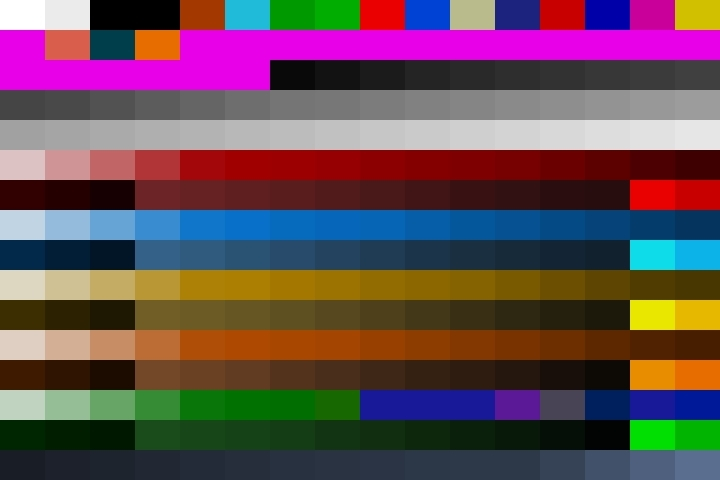
#> input picture source/magiclantern_simplified/data/vram/pal.jpg, 720 x 480 px
$ python fc.py   (Python 2 division)
#> lines starting #> are read from the running program, lines starting #| are printed output that depends on the picture
#!/usr/bin/env python2
# fc.py
# Generate images showing false color palettes (for docs)
# Based on remap.py

# Author: Alex Dumitrache <broscutamaker@gmail.com>
# License: GPL

from pylab import *
import os, sys
import Image

# [14 lines left out: function read_ch, not called in this run]

def read_rgb(f):
#> called with f = 'pal.jpg'
    M = zeros([16,16,3])
    im = flipud(imread(f))
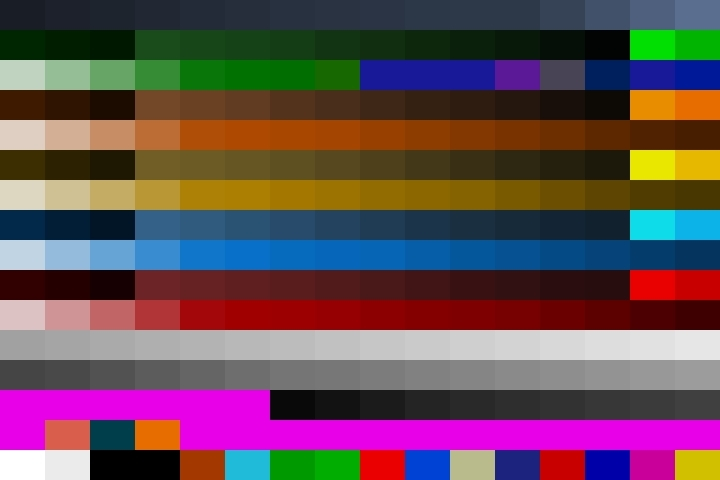
#> im: shape (480, 720, 3); mean R, G, B 100.7, 75.6, 82.6
    h,w,c = im.shape
#> h = 480; w = 720; c = 3
    assert c==3
    lw = w/16
#> lw = 45
    lh = h/16
#> lh = 30

    for c in range(3):
        for i in range(16):
            for j in range(16):
                ia = i*lh+5
                ib = (i+1)*lh-5
                ja = j*lw+5
                jb = (j+1)*lw-5
                M[i,j,c] = mean(im[ia:ib,ja:jb,c])
    return M

# [78 lines left out: functions RGB2HSL, remap_rgb, remap_hsl, save_img, not called in this run]

os.system("convert %s -type TrueColor -quality 100 tmp.png" % "histo.png")
os.system("convert %s -type TrueColor -quality 100 pal.jpg" % "Palette.jpg")
M = read_rgb("pal.jpg")
for i in range(3):
    print M[:,:,i].astype(uint8)
#> this loop made 3 passes
#> (printed output is left out)

pals = [
	(0x0E, 0x0E, 0x0E, 0x09, 0x09, 0x09, 0x09, 0x09, 0x09, 0x09, 0x09, 0x09, 0x09, 0x09, 0x09, 0x09, 0x09, 0x09, 0x09, 0x09, 0x09, 0x09, 0x09, 0x09, 0x09, 0x09, 0x09, 0x09, 0x09, 0x09, 0x09, 0x09, 0x09, 0x09, 0x09, 0x05, 0x05, 0x05, 0x05, 0x05, 0x05, 0x05, 0x05, 0x05, 0x05, 0x05, 0x05, 0x05, 0x05, 0x05, 0x05, 0x05, 0x05, 0x05, 0x05, 0x05, 0x05, 0x05, 0x05, 0x05, 0x31, 0x31, 0x31, 0x31, 0x31, 0x31, 0x31, 0x31, 0x31, 0x31, 0x31, 0x31, 0x31, 0x31, 0x31, 0x31, 0x31, 0x31, 0x31, 0x31, 0x31, 0x31, 0x31, 0x31, 0x31, 0x31, 0x31, 0x31, 0x31, 0x31, 0x31, 0x31, 0x31, 0x31, 0x31, 0x31, 0x31, 0x31, 0x31, 0x31, 0x31, 0x31, 0x31, 0x31, 0x31, 0x31, 0x31, 0x31, 0x31, 0x07, 0x07, 0x07, 0x07, 0x07, 0x07, 0x07, 0x07, 0x07, 0x07, 0x07, 0x07, 0x07, 0x07, 0x07, 0x36, 0x36, 0x36, 0x36, 0x36, 0x36, 0x36, 0x36, 0x36, 0x36, 0x36, 0x36, 0x36, 0x36, 0x36, 0x13, 0x13, 0x13, 0x13, 0x13, 0x13, 0x13, 0x13, 0x13, 0x13, 0x13, 0x13, 0x3F, 0x3F, 0x3F, 0x3F, 0x3F, 0x3F, 0x3F, 0x3F, 0x3F, 0x3F, 0x3F, 0x3F, 0x3F, 0x3F, 0x3F, 0x3F, 0x3F, 0x3F, 0x3F, 0x3F, 0x3F, 0x3F, 0x3F, 0x3F, 0x3F, 0x3F, 0x3F, 0x3F, 0x3F, 0x3F, 0x3F, 0x3F, 0x3F, 0x3F, 0x3F, 0x3F, 0x3F, 0x3F, 0x3F, 0x3F, 0x3F, 0x3F, 0x3F, 0x3F, 0x3F, 0x0F, 0x0F, 0x0F, 0x0F, 0x0F, 0x0F, 0x0F, 0x0F, 0x0F, 0x0F, 0x0F, 0x0F, 0x0F, 0x0F, 0x0F, 0x0F, 0x0F, 0x0F, 0x0F, 0x0F, 0x04, 0x04, 0x04, 0x04, 0x04, 0x04, 0x04, 0x04, 0x04, 0x04, 0x04, 0x04, 0x04, 0x04, 0x04, 0x04, 0x04, 0x04, 0x04, 0x04, 0x04, 0x04, 0x04, 0x04, 0x04, 0x08, 0x08, 0x08, 0x08, 0x08, 0x08, 0x08, 0x08, 0x08, 0x08, 0x08, 0x08, 0x08, 0x08, 0x02),
	(0x0E, 0x0E, 0x0E, 0x09, 0x09, 0x09, 0x09, 0x09, 0x09, 0x09, 0x09, 0x09, 0x09, 0x09, 0x09, 0x09, 0x09, 0x09, 0x09, 0x26, 0x26, 0x27, 0x27, 0x27, 0x27, 0x27, 0x28, 0x28, 0x28, 0x28, 0x28, 0x28, 0x29, 0x29, 0x29, 0x29, 0x29, 0x2A, 0x2A, 0x2A, 0x2A, 0x2A, 0x2A, 0x2B, 0x2B, 0x2B, 0x2B, 0x2B, 0x2C, 0x2C, 0x2C, 0x2C, 0x2C, 0x2C, 0x2D, 0x2D, 0x2D, 0x2D, 0x2D, 0x2E, 0x2E, 0x2E, 0x2E, 0x2E, 0x2E, 0x2F, 0x2F, 0x2F, 0x2F, 0x2F, 0x30, 0x30, 0x30, 0x30, 0x30, 0x30, 0x31, 0x31, 0x31, 0x31, 0x31, 0x32, 0x32, 0x32, 0x32, 0x32, 0x32, 0x33, 0x33, 0x33, 0x33, 0x33, 0x34, 0x34, 0x34, 0x34, 0x34, 0x34, 0x35, 0x35, 0x35, 0x35, 0x35, 0x36, 0x36, 0x36, 0x36, 0x36, 0x36, 0x37, 0x37, 0x37, 0x37, 0x37, 0x38, 0x38, 0x38, 0x38, 0x38, 0x38, 0x39, 0x39, 0x39, 0x39, 0x39, 0x3A, 0x3A, 0x3A, 0x3A, 0x3A, 0x3A, 0x3B, 0x3B, 0x3B, 0x3B, 0x3B, 0x3C, 0x3C, 0x3C, 0x3C, 0x3C, 0x3C, 0x3D, 0x3D, 0x3D, 0x3D, 0x3D, 0x3E, 0x3E, 0x3E, 0x3E, 0x3E, 0x3E, 0x3F, 0x3F, 0x3F, 0x3F, 0x3F, 0x40, 0x40, 0x40, 0x40, 0x40, 0x40, 0x41, 0x41, 0x41, 0x41, 0x41, 0x42, 0x42, 0x42, 0x42, 0x42, 0x42, 0x43, 0x43, 0x43, 0x43, 0x43, 0x44, 0x44, 0x44, 0x44, 0x44, 0x44, 0x45, 0x45, 0x45, 0x45, 0x45, 0x46, 0x46, 0x46, 0x46, 0x46, 0x46, 0x47, 0x47, 0x47, 0x47, 0x47, 0x48, 0x48, 0x48, 0x48, 0x48, 0x48, 0x49, 0x49, 0x49, 0x49, 0x49, 0x4A, 0x4A, 0x4A, 0x4A, 0x4A, 0x4A, 0x4B, 0x4B, 0x4B, 0x4B, 0x4B, 0x4C, 0x4C, 0x4C, 0x4C, 0x4C, 0x4C, 0x4D, 0x4D, 0x4D, 0x4D, 0x4D, 0x4E, 0x4E, 0x4E, 0x4E, 0x4E, 0x4E, 0x08, 0x08, 0x08, 0x08, 0x08, 0x08, 0x08, 0x08, 0x08, 0x08, 0x08, 0x08, 0x08, 0x08, 0x02),
	(0x0E, 0x0E, 0x0E, 0x09, 0x09, 0x09, 0x09, 0x09, 0x09, 0x09, 0x09, 0x09, 0x09, 0x09, 0x09, 0x09, 0x09, 0x09, 0x09,    0,    0,    0,    0,    0,    0,    0,    0,    0,    0,    0,    0,    0,    0,    0,    0,    0,    0,    0,    0,    0,    0,    0,    0,    0,    0,    0,    0,    0,    0,    0,    0,    0,    0,    0,    0,    0,    0,    0,    0,    0,    0,    0,    0,    0,    0,    0,    0,    0,    0,    0,    0,    0,    0,    0,    0,    0,    0,    0,    0,    0,    0,    0,    0,    0,    0,    0,    0,    0,    0,    0,    0,    0,    0,    0,    0,    0,    0,    0,    0,    0,    0,    0,    0,    0,    0,    0,    0,    0,    0,    0,    0,    0,    0,    0,    0,    0,    0,    0,    0,    0,    0,    0,    0,    0,    0,    0, 0x13, 0x13, 0x13, 0x13, 0x13, 0x13, 0x13, 0x13, 0x13, 0x13, 0x13, 0x13, 0x13, 0x13, 0x13, 0x13, 0x13,    0,    0,    0,    0,    0,    0,    0,    0,    0,    0,    0,    0,    0,    0,    0,    0,    0,    0,    0,    0,    0,    0,    0,    0,    0,    0,    0,    0,    0,    0,    0,    0,    0,    0,    0,    0,    0,    0,    0,    0,    0,    0,    0,    0,    0,    0,    0,    0,    0,    0,    0,    0,    0,    0,    0,    0,    0,    0,    0,    0,    0,    0,    0,    0,    0,    0,    0,    0,    0,    0,    0,    0,    0,    0,    0,    0,    0,    0,    0,    0,    0,    0,    0,    0,    0,    0,    0,    0,    0,    0,    0,    0,    0,    0,    0,    0,    0,    0, 0x08, 0x08, 0x08, 0x08, 0x08, 0x08, 0x08, 0x08, 0x08, 0x08, 0x08, 0x08, 0x08, 0x08, 0x02),
	(0x0E, 0x0E, 0x0E, 0x09, 0x09, 0x09, 0x09, 0x09, 0x09, 0x09, 0x09, 0x09, 0x09, 0x09, 0x09, 0x09, 0x09, 0x09, 0x09,    0,    0,    0,    0,    0,    0,    0,    0,    0,    0,    0,    0,    0,    0,    0,    0,    0,    0,    0,    0,    0,    0,    0,    0,    0,    0,    0,    0,    0,    0,    0,    0,    0,    0,    0,    0,    0,    0,    0,    0,    0,    0,    0,    0,    0,    0,    0,    0,    0,    0,    0,    0,    0,    0,    0,    0,    0,    0,    0,    0,    0,    0,    0,    0,    0,    0,    0,    0,    0,    0,    0,    0,    0,    0,    0,    0,    0,    0,    0,    0,    0,    0,    0,    0,    0,    0,    0,    0,    0,    0,    0,    0,    0,    0,    0,    0,    0,    0,    0,    0,    0,    0,    0,    0,    0,    0,    0,    0,    0,    0,    0,    0,    0,    0,    0,    0,    0,    0,    0,    0,    0,    0,    0,    0,    0,    0,    0,    0,    0,    0,    0,    0,    0,    0,    0,    0,    0,    0,    0,    0,    0,    0,    0,    0,    0,    0,    0,    0,    0,    0,    0, 0x0F, 0x0F, 0x0F, 0x0F, 0x0F, 0x0F, 0x0F, 0x0F, 0x0F, 0x0F, 0x0F, 0x0F, 0x0F, 0x0F, 0x0F, 0x0F,    0,    0,    0,    0,    0,    0,    0,    0,    0,    0,    0,    0,    0,    0,    0,    0,    0,    0,    0,    0,    0,    0,    0,    0,    0,    0,    0,    0,    0,    0,    0,    0,    0,    0,    0,    0,    0,    0,    0,    0,    0,    0,    0,    0,    0,    0,    0,    0,    0,    0,    0,    0,    0,    0,    0, 0x08, 0x08, 0x08, 0x08, 0x08, 0x08, 0x08, 0x08, 0x08, 0x08, 0x08, 0x08, 0x08, 0x08, 0x02),
	(0x0E, 0x26, 0x30, 0x26, 0x30, 0x26, 0x30, 0x26, 0x30, 0x27, 0x31, 0x27, 0x31, 0x27, 0x31, 0x27, 0x31, 0x28, 0x32, 0x28, 0x32, 0x28, 0x32, 0x28, 0x32, 0x29, 0x33, 0x29, 0x33, 0x29, 0x33, 0x29, 0x33, 0x2a, 0x34, 0x2a, 0x34, 0x2a, 0x34, 0x2a, 0x34, 0x2a, 0x35, 0x2b, 0x35, 0x2b, 0x35, 0x2b, 0x35, 0x2b, 0x36, 0x2c, 0x36, 0x2c, 0x36, 0x2c, 0x36, 0x2c, 0x37, 0x2d, 0x37, 0x2d, 0x37, 0x2d, 0x37, 0x2d, 0x38, 0x2e, 0x38, 0x2e, 0x38, 0x2e, 0x38, 0x2e, 0x38, 0x2f, 0x39, 0x2f, 0x39, 0x2f, 0x39, 0x2f, 0x39, 0x30, 0x3a, 0x30, 0x3a, 0x30, 0x3a, 0x30, 0x3a, 0x31, 0x3b, 0x31, 0x3b, 0x31, 0x3b, 0x31, 0x3b, 0x32, 0x3c, 0x32, 0x3c, 0x32, 0x3c, 0x32, 0x3c, 0x33, 0x3d, 0x33, 0x3d, 0x33, 0x3d, 0x33, 0x3d, 0x33, 0x3e, 0x34, 0x3e, 0x34, 0x3e, 0x34, 0x3e, 0x34, 0x3f, 0x35, 0x3f, 0x35, 0x3f, 0x35, 0x3f, 0x35, 0x40, 0x36, 0x40, 0x36, 0x40, 0x36, 0x40, 0x36, 0x41, 0x37, 0x41, 0x37, 0x41, 0x37, 0x41, 0x37, 0x41, 0x38, 0x42, 0x38, 0x42, 0x38, 0x42, 0x38, 0x42, 0x39, 0x43, 0x39, 0x43, 0x39, 0x43, 0x39, 0x43, 0x3a, 0x44, 0x3a, 0x44, 0x3a, 0x44, 0x3a, 0x44, 0x3b, 0x45, 0x3b, 0x45, 0x3b, 0x45, 0x3b, 0x45, 0x3c, 0x46, 0x3c, 0x46, 0x3c, 0x46, 0x3c, 0x46, 0x3c, 0x47, 0x3d, 0x47, 0x3d, 0x47, 0x3d, 0x47, 0x3d, 0x48, 0x3e, 0x48, 0x3e, 0x48, 0x3e, 0x48, 0x3e, 0x49, 0x3f, 0x49, 0x3f, 0x49, 0x3f, 0x49, 0x3f, 0x4a, 0x40, 0x4a, 0x40, 0x4a, 0x40, 0x4a, 0x40, 0x4a, 0x41, 0x4b, 0x41, 0x4b, 0x41, 0x4b, 0x41, 0x4b, 0x42, 0x4c, 0x42, 0x4c, 0x42, 0x4c, 0x42, 0x4c, 0x43, 0x4d, 0x43, 0x4d, 0x43, 0x4d, 0x43, 0x4d, 0x44, 0x4e, 0x44, 0x4e, 0x44, 0x4e, 0x44, 0x4e, 0x08),
]

#~ octave:22> a = linspace(38,79-10,256);
#~ octave:23> a(1:2:end) = a(1:2:end) + 10;

#~ pal = zeros((5,256))
#~ for K in range(len(pals)):
    #~ p = pals[K]
    #~ for i,c in enumerate(p):
        #~ pal[K,i] = p[i]

#~ save_img(pal, M, "false.bmp");

for K in range(len(pals)):
    p = pals[K]
#> (the run stopped early here; a loop or call above may not have finished)
